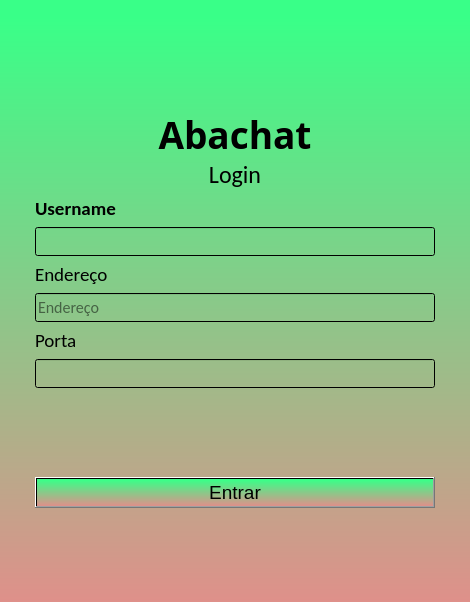
<?xml version="1.0" encoding="UTF-8"?>
<ui version="4.0">
 <class>Form</class>
 <widget class="QWidget" name="Form">
  <property name="geometry">
   <rect>
    <x>0</x>
    <y>0</y>
    <width>470</width>
    <height>602</height>
   </rect>
  </property>
  <property name="sizePolicy">
   <sizepolicy hsizetype="Fixed" vsizetype="Fixed">
    <horstretch>0</horstretch>
    <verstretch>0</verstretch>
   </sizepolicy>
  </property>
  <property name="windowTitle">
   <string>Form</string>
  </property>
  <property name="windowOpacity">
   <double>1.000000000000000</double>
  </property>
  <property name="layoutDirection">
   <enum>Qt::LeftToRight</enum>
  </property>
  <property name="styleSheet">
   <string notr="true">background-color: qlineargradient(spread:repeat, x1:1, y1:1, x2:1, y2:0, stop:0 rgba(223, 144, 138, 255), stop:0.971591 rgba(57, 255, 136, 255));</string>
  </property>
  <layout class="QGridLayout" name="gridLayout">
   <item row="10" column="1">
    <widget class="QLabel" name="label_4">
     <property name="font">
      <font>
       <family>Calibri</family>
       <pointsize>14</pointsize>
      </font>
     </property>
     <property name="styleSheet">
      <string notr="true">background-color: qlineargradient(spread:pad, x1:0, y1:0, x2:1, y2:1, stop:0 rgba(255, 255, 255, 0));</string>
     </property>
     <property name="text">
      <string>Porta</string>
     </property>
    </widget>
   </item>
   <item row="7" column="1">
    <widget class="QLabel" name="label_3">
     <property name="font">
      <font>
       <family>Calibri</family>
       <pointsize>14</pointsize>
      </font>
     </property>
     <property name="styleSheet">
      <string notr="true">background-color: qlineargradient(spread:pad, x1:0, y1:0, x2:1, y2:1, stop:0 rgba(255, 255, 255, 0));</string>
     </property>
     <property name="text">
      <string>Endereço</string>
     </property>
    </widget>
   </item>
   <item row="13" column="1">
    <widget class="QPushButton" name="entrar">
     <property name="sizeIncrement">
      <size>
       <width>0</width>
       <height>0</height>
      </size>
     </property>
     <property name="baseSize">
      <size>
       <width>0</width>
       <height>0</height>
      </size>
     </property>
     <property name="font">
      <font>
       <pointsize>14</pointsize>
      </font>
     </property>
     <property name="cursor">
      <cursorShape>PointingHandCursor</cursorShape>
     </property>
     <property name="mouseTracking">
      <bool>false</bool>
     </property>
     <property name="text">
      <string>Entrar</string>
     </property>
    </widget>
   </item>
   <item row="11" column="1">
    <widget class="QLineEdit" name="port">
     <property name="maximumSize">
      <size>
       <width>400</width>
       <height>31</height>
      </size>
     </property>
     <property name="font">
      <font>
       <family>Calibri</family>
       <pointsize>12</pointsize>
      </font>
     </property>
     <property name="styleSheet">
      <string notr="true">background-color: qlineargradient(spread:pad, x1:0, y1:0, x2:1, y2:1, stop:0 rgba(255, 255, 255, 0));</string>
     </property>
    </widget>
   </item>
   <item row="12" column="1">
    <spacer name="verticalSpacer_3">
     <property name="orientation">
      <enum>Qt::Vertical</enum>
     </property>
     <property name="sizeHint" stdset="0">
      <size>
       <width>20</width>
       <height>40</height>
      </size>
     </property>
    </spacer>
   </item>
   <item row="9" column="1">
    <widget class="QLineEdit" name="adress">
     <property name="maximumSize">
      <size>
       <width>400</width>
       <height>31</height>
      </size>
     </property>
     <property name="font">
      <font>
       <family>Calibri</family>
       <pointsize>12</pointsize>
      </font>
     </property>
     <property name="styleSheet">
      <string notr="true">background-color: qlineargradient(spread:pad, x1:0, y1:0, x2:1, y2:1, stop:0 rgba(255, 255, 255, 0));</string>
     </property>
     <property name="inputMask">
      <string/>
     </property>
     <property name="text">
      <string/>
     </property>
     <property name="frame">
      <bool>true</bool>
     </property>
     <property name="placeholderText">
      <string>Endereço</string>
     </property>
    </widget>
   </item>
   <item row="0" column="1">
    <spacer name="verticalSpacer_2">
     <property name="orientation">
      <enum>Qt::Vertical</enum>
     </property>
     <property name="sizeHint" stdset="0">
      <size>
       <width>20</width>
       <height>40</height>
      </size>
     </property>
    </spacer>
   </item>
   <item row="3" column="1">
    <widget class="QLabel" name="label_5">
     <property name="maximumSize">
      <size>
       <width>16777215</width>
       <height>40</height>
      </size>
     </property>
     <property name="font">
      <font>
       <family>Calibri</family>
       <pointsize>18</pointsize>
      </font>
     </property>
     <property name="styleSheet">
      <string notr="true">background-color: qlineargradient(spread:pad, x1:0, y1:0, x2:1, y2:1, stop:0 rgba(255, 255, 255, 0));</string>
     </property>
     <property name="text">
      <string>Login</string>
     </property>
     <property name="alignment">
      <set>Qt::AlignCenter</set>
     </property>
    </widget>
   </item>
   <item row="4" column="1">
    <widget class="QLabel" name="label_2">
     <property name="font">
      <font>
       <family>Calibri</family>
       <pointsize>14</pointsize>
       <weight>75</weight>
       <bold>true</bold>
      </font>
     </property>
     <property name="styleSheet">
      <string notr="true">border-color: rgb(255, 255, 127);
selection-background-color: rgb(170, 0, 0);
background-color: qlineargradient(spread:pad, x1:0, y1:0, x2:1, y2:1, stop:0 rgba(255, 255, 255, 0));</string>
     </property>
     <property name="text">
      <string>Username</string>
     </property>
    </widget>
   </item>
   <item row="14" column="1">
    <spacer name="verticalSpacer">
     <property name="orientation">
      <enum>Qt::Vertical</enum>
     </property>
     <property name="sizeHint" stdset="0">
      <size>
       <width>20</width>
       <height>40</height>
      </size>
     </property>
    </spacer>
   </item>
   <item row="2" column="1">
    <widget class="QLabel" name="titulo">
     <property name="maximumSize">
      <size>
       <width>16777215</width>
       <height>40</height>
      </size>
     </property>
     <property name="font">
      <font>
       <family>Ink Free</family>
       <pointsize>28</pointsize>
       <weight>75</weight>
       <bold>true</bold>
      </font>
     </property>
     <property name="layoutDirection">
      <enum>Qt::LeftToRight</enum>
     </property>
     <property name="styleSheet">
      <string notr="true">background-color: qlineargradient(spread:pad, x1:0, y1:0, x2:1, y2:1, stop:0 rgba(255, 255, 255, 0));</string>
     </property>
     <property name="frameShape">
      <enum>QFrame::NoFrame</enum>
     </property>
     <property name="frameShadow">
      <enum>QFrame::Plain</enum>
     </property>
     <property name="text">
      <string>Abachat</string>
     </property>
     <property name="alignment">
      <set>Qt::AlignCenter</set>
     </property>
    </widget>
   </item>
   <item row="1" column="1" alignment="Qt::AlignHCenter">
    <widget class="QLabel" name="logo">
     <property name="enabled">
      <bool>true</bool>
     </property>
     <property name="sizePolicy">
      <sizepolicy hsizetype="Preferred" vsizetype="Preferred">
       <horstretch>0</horstretch>
       <verstretch>0</verstretch>
      </sizepolicy>
     </property>
     <property name="maximumSize">
      <size>
       <width>200</width>
       <height>200</height>
      </size>
     </property>
     <property name="layoutDirection">
      <enum>Qt::LeftToRight</enum>
     </property>
     <property name="autoFillBackground">
      <bool>false</bool>
     </property>
     <property name="styleSheet">
      <string notr="true">background-color: qlineargradient(spread:repeat, x1:1, y1:1, x2:1, y2:0, stop:0 rgba(255, 255, 255, 0));</string>
     </property>
     <property name="locale">
      <locale language="Portuguese" country="Brazil"/>
     </property>
     <property name="frameShape">
      <enum>QFrame::NoFrame</enum>
     </property>
     <property name="frameShadow">
      <enum>QFrame::Plain</enum>
     </property>
     <property name="text">
      <string/>
     </property>
     <property name="pixmap">
      <pixmap>logo.png</pixmap>
     </property>
     <property name="scaledContents">
      <bool>true</bool>
     </property>
     <property name="alignment">
      <set>Qt::AlignCenter</set>
     </property>
     <property name="wordWrap">
      <bool>false</bool>
     </property>
    </widget>
   </item>
   <item row="6" column="1">
    <widget class="QLineEdit" name="username">
     <property name="maximumSize">
      <size>
       <width>400</width>
       <height>31</height>
      </size>
     </property>
     <property name="font">
      <font>
       <family>Calibri</family>
       <pointsize>12</pointsize>
      </font>
     </property>
     <property name="styleSheet">
      <string notr="true">background-color: qlineargradient(spread:pad, x1:0, y1:0, x2:1, y2:1, stop:0 rgba(255, 255, 255, 0));</string>
     </property>
    </widget>
   </item>
  </layout>
 </widget>
 <resources/>
 <connections/>
</ui>
